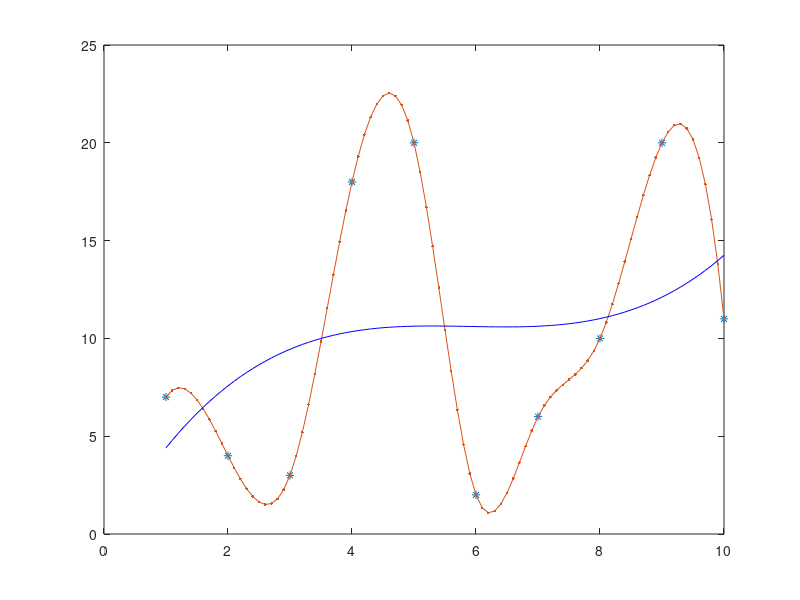

The MATLAB source for this figure:
x = 1 : 10;
y = randi(20,1,10);
plot(x, y, '.-')
%%
xx = 1:0.1:10;
yy = interp1(x,y,xx,"linear");
plot(x,y,'*',xx,yy,'.-')
%%
xx = 1:0.1:10;
yy = interp1(x,y,xx,"spline");
plot(x,y,'*',xx,yy,'.-')
%%
p = polyfit(x, y, 3);
y1 = polyval(p, xx);
hold on
plot(xx, y1, 'b')
hold off